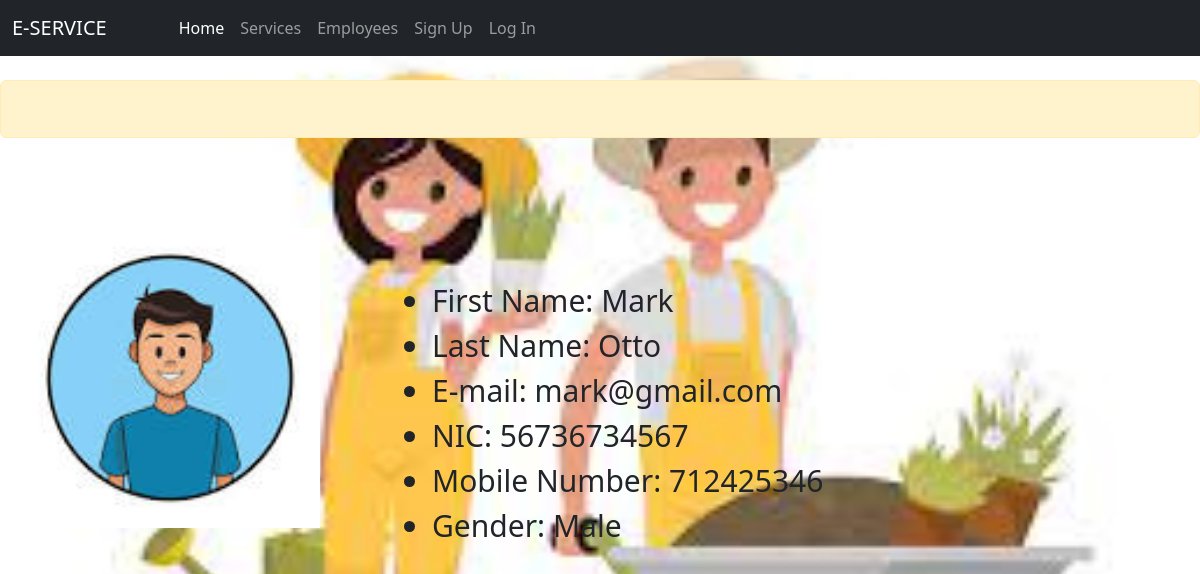
The page /customer/profile/9 on the database its author committed.
### customer/models.py (models this page shows)
class Employee(models.Model):
    firstname = models.CharField(max_length=64)
    lastname = models.CharField(max_length=64)
    age = models.IntegerField()
    email = models.EmailField(max_length=128)
    mobile = models.IntegerField()
    nic = models.IntegerField()
    gender = models.CharField(max_length=10,)
    image = models.ImageField(upload_to='images', width_field=None, height_field=None)
    garden = models.BooleanField(default=False)
    house = models.BooleanField(default=False)
    pipe = models.BooleanField(default=False)
    roof = models.BooleanField(default=False)

### customer/views.py (the view)
# urls.py: path('profile/<int:id>', views.profile, name='profile'),
def profile(request, id):
    employee = Employee.objects.get(id=id)
    return render(request, 'customer/index.html', {
        "employee": employee
    })

### customer/templates/customer/index.html
{% extends 'customer/layout.html' %}
{% load static %}
{% block body %}
    <div>
        <img src="{{ employee.image.url }}" style="width: 300px; height: 300px; margin-left: 20px; margin-top: 50px;">
        <ul style="margin-left: 400px; font-size: 30px; margin-top: -250px;">
            <li>First Name:  {{ employee.firstname }}</li>
            <li>Last Name:  {{ employee.lastname }}</li>
            <li>E-mail:  {{ employee.email }}</li>
            <li>NIC:  {{ employee.nic }}</li>
            <li>Mobile Number:  {{ employee.mobile }}</li>
            <li>Gender:  {{ employee.gender }}</li>
        </ul>
    </div>
{% endblock %}

### customer/static/customer/styles.css (style rules this page uses)
body { background-image: url("customer/index.jpeg"); background-size: cover; height: 100vh; width: 100%; }

### rows shown on the page
Employee: image (picture), firstname "Mark", lastname "Otto", email "mark@gmail.com", nic "56736734567", mobile "712425346", gender "Male"
